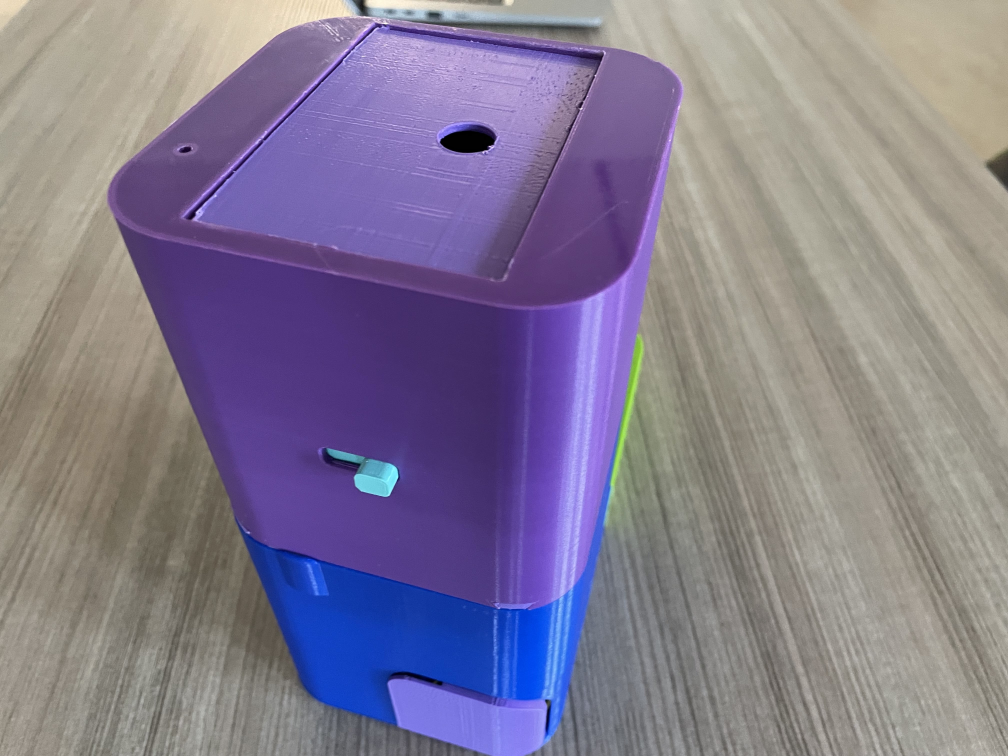
#> input picture IMG_0772.jpg, 4032 x 3024 px, given in place of the camera (shown at 1/4 size)
$ python motiondetect-2.py
#> lines starting #> are read from the running program, lines starting #| are printed output that depends on the picture
import imutils
from imutils.video import VideoStream
import time
import cv2
import RPi.GPIO as GPIO
#Start feed (2 seconds to not overrun RAM of rasppi)
vs = VideoStream(src=0).start()
time.sleep(2.0)
firstFrame = None
#servo setup
servoPIN = 18
GPIO.setmode(GPIO.BCM)
GPIO.setup(servoPIN, GPIO.OUT)
p = GPIO.PWM(servoPIN, 50)
p.start(0)
print("Meow")

#Note: Per frame cycle, check RAM capacity of RPi before using Note2: Functional
while True:
        frame = vs.read()
#> frame is the input picture: shape (3024, 4032, 3); mean B, G, R 144.5, 122.9, 131.3
        #Gray Screen
        frame = imutils.resize(frame, width=500) #Resize frame to fit window
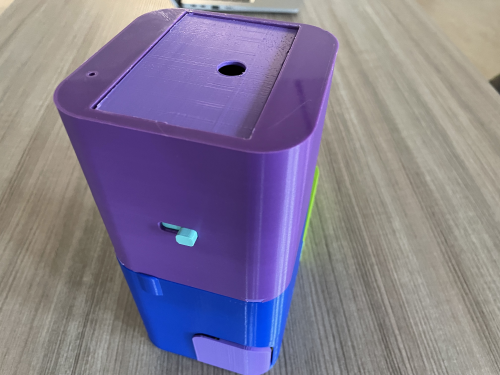
#> frame: shape (375, 500, 3); mean B, G, R 144.5, 122.9, 131.3
        gray = cv2.cvtColor(frame, cv2.COLOR_BGR2GRAY) #Render gray for frame delta
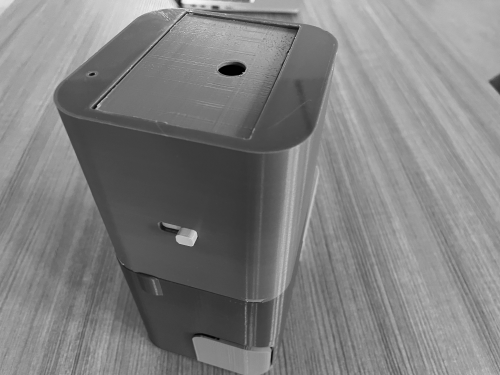
#> gray: shape (375, 500); min 0, max 248, mean 127.9
        gray = cv2.GaussianBlur(gray, (21, 21), 0) #Erase detail change for bad webcam
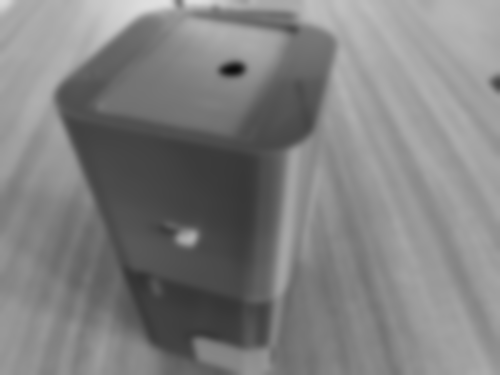
#> gray: shape (375, 500); min 14, max 225, mean 127.9
        if firstFrame is None: #Render screen gray for firstframe
                firstFrame = gray
                continue
        #Absolute Difference computation
        cnts = None #reset contours per loop
        frameDelta = cv2.absdiff(firstFrame, gray)
        thresh = cv2.threshold(frameDelta, 25, 255, cv2.THRESH_BINARY)[1] #Thresh computation DO NOT TOUCH I HAVE NO IDEA WHAT IS GOING ON
        thresh = cv2.dilate(thresh, None, iterations=2) #Dilate to fill in holes, fixed.
        cnts = cv2.findContours(thresh.copy(), cv2.RETR_EXTERNAL, #Find contours AKA chamges
                cv2.CHAIN_APPROX_SIMPLE)
        cnts = imutils.grab_contours(cnts)
        if cnts:
                print("Motion detected")
                p.ChangeDutyCycle(1)
                time.sleep(0.8)
                p.ChangeDutyCycle(0)
                print("Cooldown started.")
                time.sleep(15) #Change this line to adjust the cooldown
                print("Cooldown over.")
                #Add further actions (motor, etc) here
#Cleanup
vs.stop()
cv2.destroyAllWindows()

$ run again, on 5F897B19-BFA4-4545-864E-5A976C4CB3A6.jpg
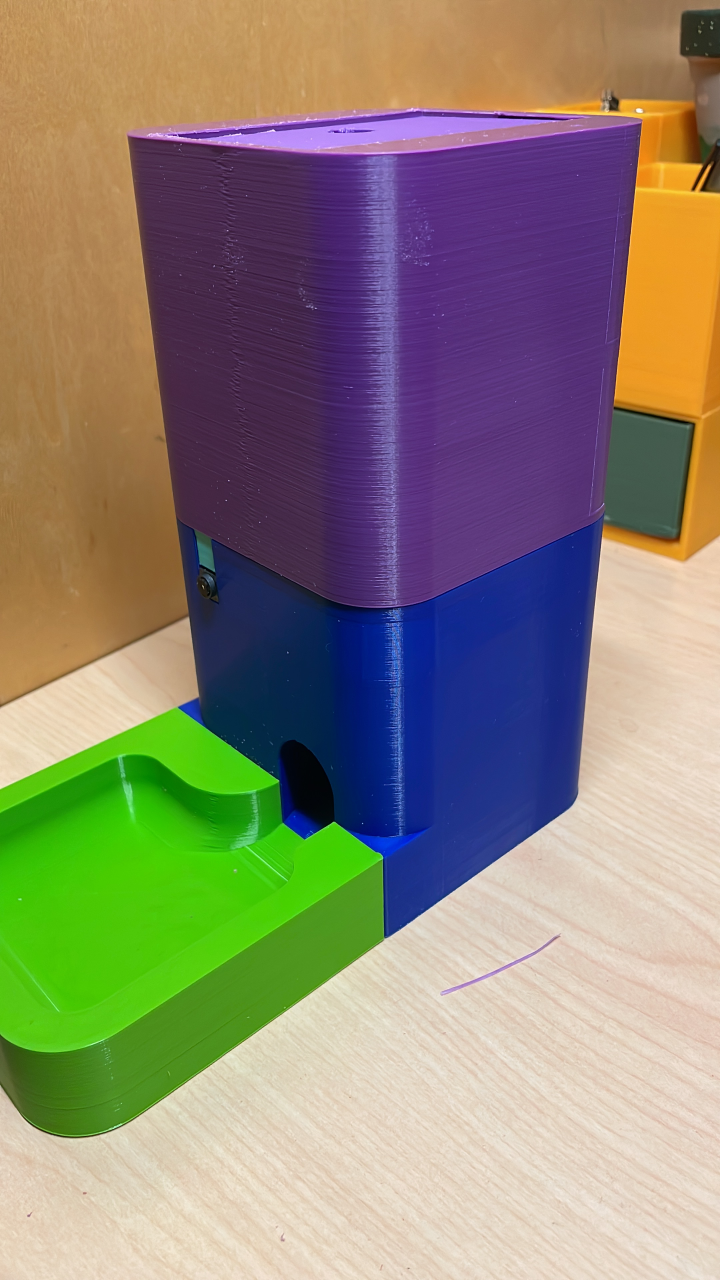
#> input picture 5F897B19-BFA4-4545-864E-5A976C4CB3A6.jpg, 2160 x 3840 px, given in place of the camera (shown at 1/3 size)
#> frame is the input picture: shape (3840, 2160, 3); mean B, G, R 115.9, 133.4, 141
#> `frame = imutils.resize(frame, width=500)`:
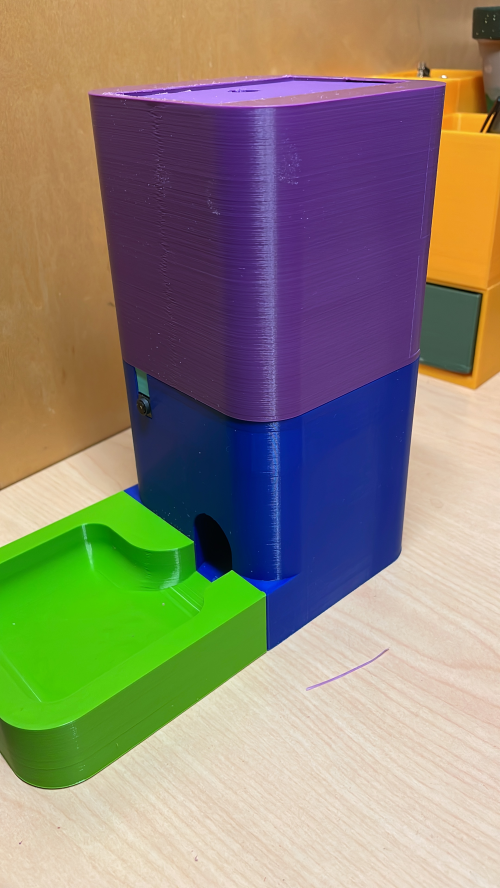
#> frame: shape (888, 500, 3); mean B, G, R 115.9, 133.4, 141
#> `gray = cv2.GaussianBlur(gray, (21, 21), 0)`:
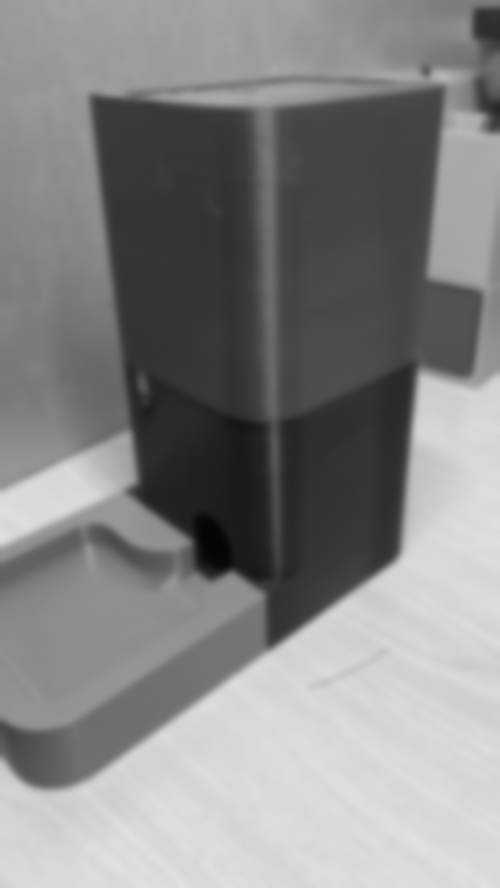
#> gray: shape (888, 500); min 4, max 225, mean 133.7

$ run again, on product.jpg
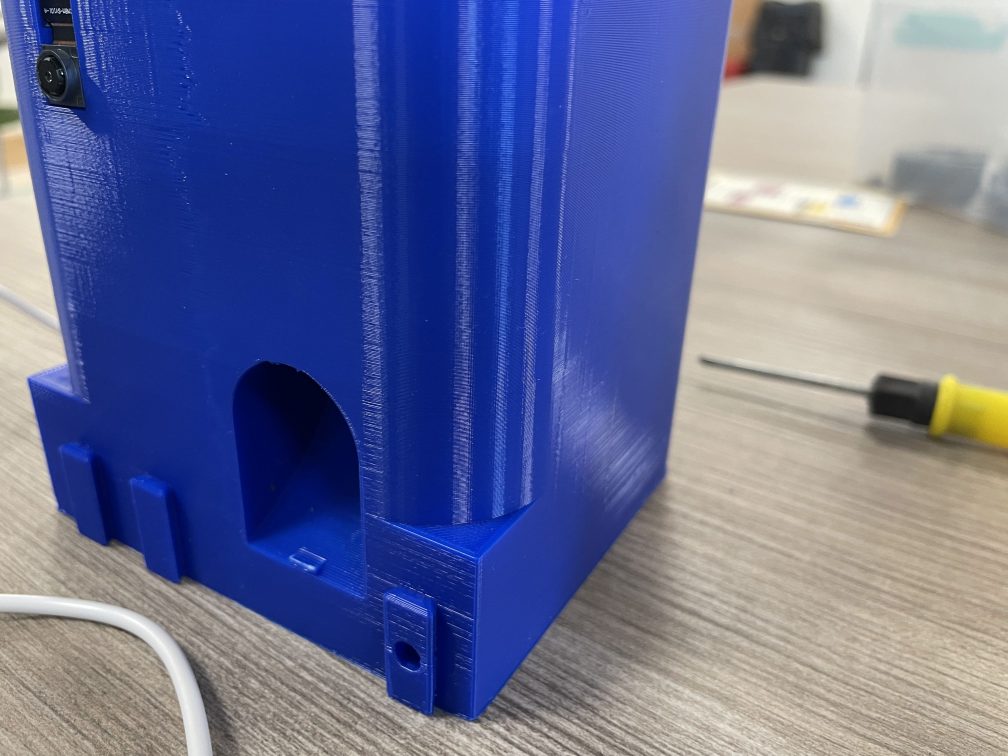
#> input picture product.jpg, 4032 x 3024 px, given in place of the camera (shown at 1/4 size)
#> frame is the input picture: shape (3024, 4032, 3); mean B, G, R 149.8, 108.7, 101.6
#> `frame = imutils.resize(frame, width=500)`:
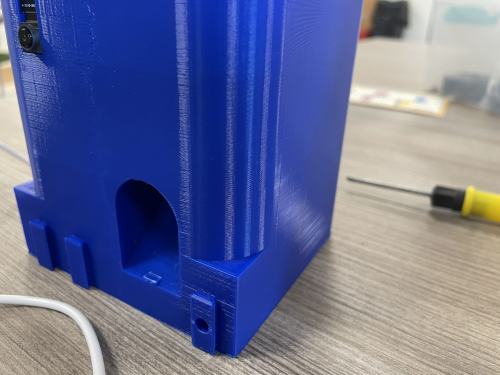
#> frame: shape (375, 500, 3); mean B, G, R 149.8, 108.7, 101.6
#> `gray = cv2.GaussianBlur(gray, (21, 21), 0)`:
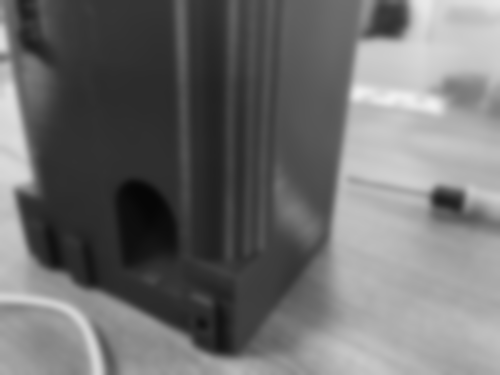
#> gray: shape (375, 500); min 6, max 240, mean 111.3
